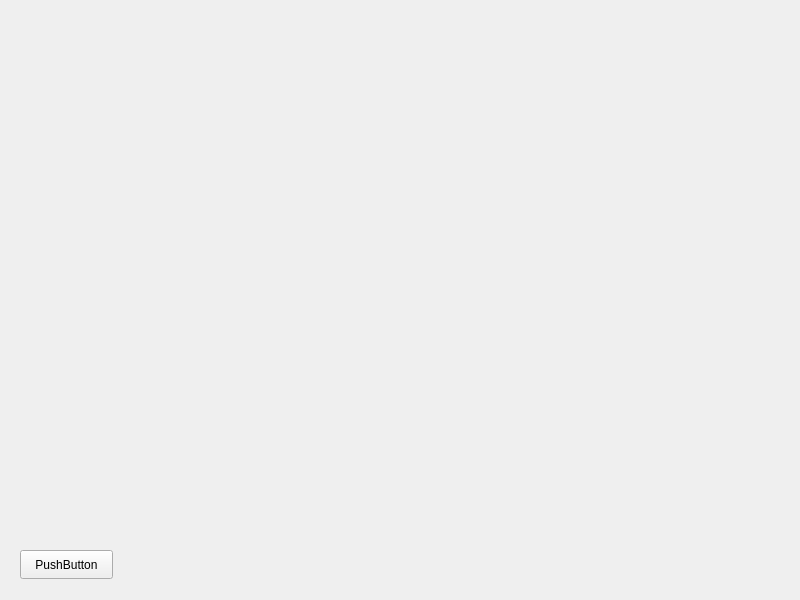
<?xml version="1.0" encoding="UTF-8"?>
<ui version="4.0">
 <class>VideoPlayer</class>
 <widget class="QWidget" name="VideoPlayer">
  <property name="geometry">
   <rect>
    <x>0</x>
    <y>0</y>
    <width>800</width>
    <height>600</height>
   </rect>
  </property>
  <property name="minimumSize">
   <size>
    <width>800</width>
    <height>600</height>
   </size>
  </property>
  <property name="windowTitle">
   <string>VideoPlayerDemo</string>
  </property>
  <widget class="VideoItem" name="wdg_show" native="true">
   <property name="geometry">
    <rect>
     <x>9</x>
     <y>9</y>
     <width>781</width>
     <height>511</height>
    </rect>
   </property>
  </widget>
  <widget class="QWidget" name="wdg_ctrl" native="true">
   <property name="geometry">
    <rect>
     <x>10</x>
     <y>540</y>
     <width>120</width>
     <height>80</height>
    </rect>
   </property>
   <widget class="QPushButton" name="pushButton">
    <property name="geometry">
     <rect>
      <x>10</x>
      <y>10</y>
      <width>93</width>
      <height>29</height>
     </rect>
    </property>
    <property name="text">
     <string>PushButton</string>
    </property>
   </widget>
  </widget>
 </widget>
 <customwidgets>
  <customwidget>
   <class>VideoItem</class>
   <extends>QWidget</extends>
   <header location="global">videoitem.h</header>
   <container>1</container>
  </customwidget>
 </customwidgets>
 <resources/>
 <connections/>
</ui>
